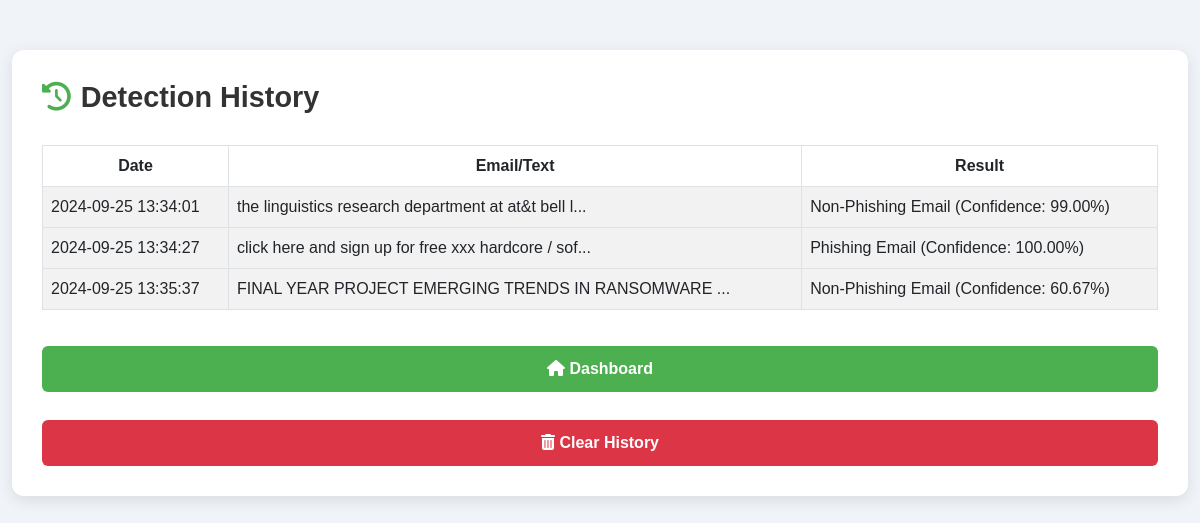
Before: /history (signed in) with the older database file.
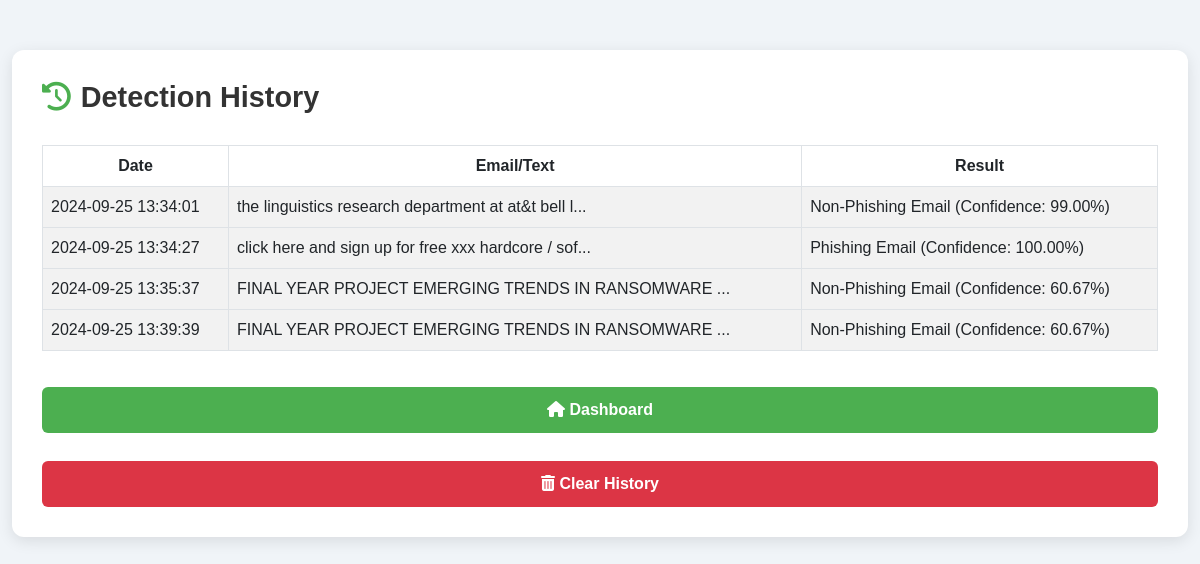
After: the same page with the newer database file.
### tables this page shows
CREATE TABLE detection_history (
                    id INTEGER PRIMARY KEY AUTOINCREMENT,
                    user_id INTEGER,
                    email_text TEXT,
                    result TEXT,
                    detection_date TIMESTAMP DEFAULT CURRENT_TIMESTAMP,
                    FOREIGN KEY (user_id) REFERENCES users(id) ON DELETE CASCADE
                );

### app.py (the view)
@app.route('/history')
@login_required
def history():
    conn = get_db_connection()
    if conn:
        history = conn.execute('SELECT * FROM detection_history WHERE user_id = ?', (current_user.id,)).fetchall()
        conn.close()
        return render_template('history.html', history=history)
    else:
        flash('Error fetching history', 'danger')
        return redirect(url_for('index'))

### app.py (called while the page is built)
@login_manager.user_loader
def load_user(user_id):
    return User(user_id)

def get_db_connection():
    try:
        conn = sqlite3.connect('users.db')  # Connect to SQLite database
        conn.row_factory = sqlite3.Row  # Return rows as dictionaries
        return conn
    except sqlite3.Error as e:
        logging.error(f"Database connection error: {e}")
        return None

### templates/history.html (shortened to what this page needs)
<!DOCTYPE html>
<html lang="en">
<head>
    <link href="https://cdn.jsdelivr.net/npm/bootstrap@5.3.0-alpha1/dist/css/bootstrap.min.css" rel="stylesheet">
    <link href="https://cdnjs.cloudflare.com/ajax/libs/font-awesome/6.0.0-beta3/css/all.min.css" rel="stylesheet">
</head>
<body>
    <div class="container">
        <div class="history-container">
            <h2><i class="fas fa-history"></i> Detection History</h2>
            {% if history %}
            <table class="table table-striped table-bordered">
                <thead>
                    <tr>
                        <th>Date</th>
                        <th>Email/Text</th>
                        <th>Result</th>
                    </tr>
                </thead>
                <tbody>
                    {% for entry in history %}
                    <tr>
                        <td>{{ entry['detection_date'] }}</td>
                        <td>{{ entry['email_text'][:50] }}...</td>
                        <td>{{ entry['result'] }}</td>
                    </tr>
                    {% endfor %}
                </tbody>
            </table>
            {% else %}
                <p>No detection history found.</p>
            {% endif %}
            <div class="d-grid gap-2">
                <a href="{{ url_for('index') }}" class="btn btn-custom"><i class="fas fa-home"></i> Dashboard</a>
                <button class="btn btn-clear" data-bs-toggle="modal" data-bs-target="#clearHistoryModal">
                    <i class="fas fa-trash-alt"></i> Clear History
                </button>
            </div>
        </div>
    </div>
</body>
</html>

### templates/history.html (style rules this page uses)
body { font-family: 'Poppins', sans-serif; background-color: #f0f4f8; color: #333; margin: 0; padding: 0; animation: fadeIn 1s ease-in-out; }
.container { margin-top: 50px; max-width: 1200px; }
.history-container { background-color: #ffffff; padding: 30px; border-radius: 12px; box-shadow: 0 4px 15px rgba(0, 0, 0, 0.1); }
.history-container h2 { display: flex; align-items: center; margin-bottom: 30px; font-size: 1.8rem; font-weight: 600; color: #333; }
.history-container h2 i { margin-right: 10px; color: #4CAF50; }
table { width: 100%; border-collapse: collapse; margin-bottom: 20px; }
th { background-color: #4CAF50; color: #000000; font-weight: bold; text-align: center; padding: 10px; }
td { padding: 15px; background-color: #f9f9f9; color: #555; }
tr:nth-child(even) td { background-color: #f2f2f2; }
.btn-custom { background-color: #4CAF50; color: white; font-size: 1rem; font-weight: 600; transition: background-color 0.3s ease, transform 0.2s ease; }
.btn-clear { background-color: #dc3545; color: white; font-size: 1rem; font-weight: 600; }
.d-grid .btn { padding: 10px 0; margin-top: 20px; }

Changed rows visible on the page:
added detection_history: detection_date "2024-09-25 13:39:39", email_text "FINAL YEAR PROJECT EMERGING TRENDS IN RANSOMWARE", result "Non-Phishing Email (Confidence: 60.67%)"
